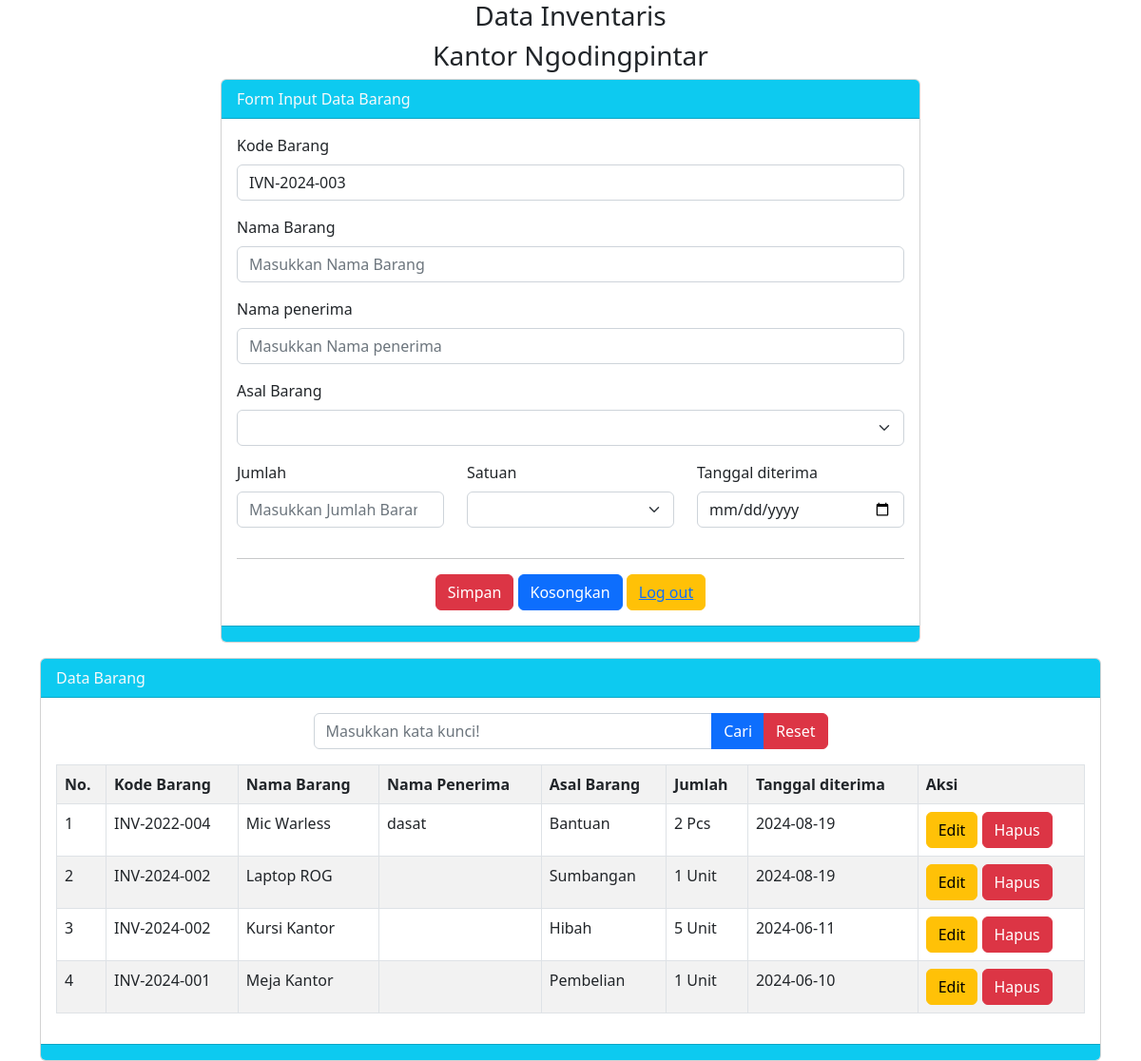
Page /indexs.php on the committed database.
### tables this page shows
CREATE TABLE `tbbarang` (
  `id_barang` int(11) NOT NULL,
  `kode` varchar(15) NOT NULL,
  `nama` varchar(100) NOT NULL,
  `asal` varchar(25) NOT NULL,
  `jumlah` int(4) NOT NULL,
  `satuan` varchar(15) NOT NULL,
  `tanggal_diterima` date NOT NULL,
  `tanggal_simpan` timestamp NOT NULL DEFAULT current_timestamp() ON UPDATE current_timestamp(),
  `nama_penerima` varchar(25) NOT NULL
);

### indexs.php (the view, shortened to what this page needs)
<?php
$server = "localhost";
$user = "root";
$password = "";
$database = "crud";
$koneksi = mysqli_connect($server, $user, $password, $database) or die(mysqli_error($koneksi));
$q = mysqli_query($koneksi, "SELECT kode FROM tbbarang order by kode desc limit 1");
$datax = mysqli_fetch_array($q);
if ($datax) {
    $no_terakhir = substr($datax['kode'], -3);
    $no = $no_terakhir + 1;
    if ($no > 0 and $no < 10) {
        $kode = "00" . $no;
    } else if ($no > 10 and $no < 100) {
        $kode = "0" . $no;
    } else if ($no > 100) {
        $kode = $no;
    }
} else {
    $kode = "001";
}
$tahun = date('Y');
$vkode = "IVN-" . $tahun . '-' . $kode;
$vnama = "";
$vnama_penerima = "";
$vasal = "";
$vjumlah = "";
$vsatuan = "";
$vtanggal_diterima = "";
?>
<!doctype html>
<html lang="en">
<head>
    <link href="https://cdn.jsdelivr.net/npm/bootstrap@5.2.0-beta1/dist/css/bootstrap.min.css" rel="stylesheet"
>
</head>
<body>
    <div class="container">
        <h3 class="text-center">Data Inventaris</h3>
        <h3 class="text-center">Kantor Ngodingpintar</h3>
        <div class="row">
            <div class="col-md-8 mx-auto">
                <div class="card">
                    <div class="card-header bg-info text-light">
                        Form Input Data Barang
                    </div>
                    <div class="card-body">
                        <form method="POST">
                            <div class="mb-3">
                                <label class="form-label">Kode Barang</label>
                                <input type="text" name="tkode" value="<?= $vkode ?>" class="form-control"
                                    placeholder="Masukkan Kode Barang">
                            </div>
                            <div class="mb-3">
                                <label class="form-label">Nama Barang</label>
                                <input type="text" name="tnama" value="<?= $vnama ?>" class="form-control"
                                    placeholder="Masukkan Nama Barang">
                            </div>
                            <div class="mb-3">
                                <label class="form-label">Nama penerima</label>
                                <input type="text" name="tnama_penerima" value="<?= $vnama_penerima ?>" class="form-control"
                                    placeholder="Masukkan Nama penerima">
                            </div>
                            <div class="mb-3">
                                <label class="form-label">Asal Barang</label>
                                <select class="form-select" name="tasal">
                                    <option value="<?= $vasal ?>"><?= $vasal ?></option>
                                    <option value="Pembelian">Pembelian</option>
                                </select>
                            </div>
                            <div class="row">
                                <div class="col">
                                    <div class="mb-3">
                                        <label class="form-label">Jumlah</label>
                                        <input type="number" name="tjumlah" value="<?= $vjumlah ?>" class="form-control"
                                            placeholder="Masukkan Jumlah Barang">
                                    </div>
                                </div>
                                <div class="col">
                                    <div class="mb-3">
                                        <label class="form-label">Satuan</label>
                                        <select class="form-select" name="tsatuan">
                                            <option value="<?= $vsatuan ?>"><?= $vsatuan ?></option>
                                            <option value="Unit">Unit</option>
                                        </select>
                                    </div>
                                </div>
                                <div class="col">
                                    <div class="mb-3">
                                        <label class="form-label">Tanggal diterima</label>
                                        <input type="date" name="ttanggal_diterima" value="<?= $vtanggal_diterima ?>"
                                            class="form-control" placeholder="Masukkan Jumlah Barang">
                                    </div>
                                </div>
                                <div class="text-center">
                                    <hr>
                                    <button class="btn btn-danger" name="bsimpan" type="submit">Simpan</button>
                                    <button class="btn btn-primary" name="bkosongkan" type="reset">Kosongkan</button>
                                    <button class="btn btn-warning"><a href="index.php">Log out</a></button>
                                </div>
                            </div>
                        </form>
                    </div>
                    <div class="card-footer bg-info">
                    </div>
                </div>
            </div>
        </div>
        <div class="card mt-3">
            <div class="card-header bg-info text-light">
                Data Barang
            </div>
            <div class="card-body">
                <div class="col-md-6 mx-auto">
                    <form method="POST">
                        <div class="input-group mb-3">
                            <input type="text" name="tcari" value="<?= @$_POST['tcari'] ?>" class="form-control"
                                placeholder="Masukkan kata kunci!">
                            <button class="btn btn-primary" name="bcari" type="submit">Cari</button>
                            <button class="btn btn-danger" name="breset" type="submit">Reset</button>
                        </div>
                    </form>
                </div>
                <table class="table table-striped table-hover table-bordered">
                    <tr>
                        <th>No.</th>
                        <th>Kode Barang</th>
                        <th>Nama Barang</th>
                        <th>Nama Penerima</th>
                        <th>Asal Barang</th>
                        <th>Jumlah</th>
                        <th>Tanggal diterima</th>
                        <th>Aksi</th>
                    </tr>
                    <?php
                    $no = 1;
                    if (isset($_POST['bcari'])) {
                        $keyword = $_POST['tcari'];
                        $q = "SELECT * FROM tbbarang WHERE kode like '%$keyword%' or nama like  '%$keyword%' or nama_penerima like '%$keyword%' or asal like '%$keyword%' order by id_barang desc  ";
                    } else {
                        $q = "SELECT * FROM tbbarang order by id_barang desc";
                    }
                    $tampil = mysqli_query($koneksi, $q);
                    while ($data = mysqli_fetch_array($tampil)) :
                    ?>
                    <tr>
                        <td><?= $no++ ?></td>
                        <td><?= $data['kode'] ?></td>
                        <td><?= $data['nama'] ?></td>
                        <td><?= $data['nama_penerima'] ?></td>
                        <td><?= $data['asal'] ?></td>
                        <td><?= $data['jumlah'] ?> <?= $data['satuan'] ?></td>
                        <td><?= $data['tanggal_diterima'] ?></td>
                        <td>
                            <a href="indexs.php?hal=edit&id=<?= $data['id_barang'] ?>" class="btn btn-warning">Edit</a>
                            <a href="indexs.php?hal=hapus&id=<?= $data['id_barang'] ?>" class="btn btn-danger"
                                onclick="return confirm('Apakah anda Yakin akan Hapus Data ini?')">Hapus</a>
                        </td>
                    </tr>
                    <?php endwhile; ?>
                </table>
            </div>
            <div class="card-footer bg-info">
            </div>
        </div>
    </div>
</body>
</html>

### rows in the picture
tbbarang: kode "INV-2022-004", nama "Mic Warless", nama_penerima "dasat", asal "Bantuan", jumlah "2", satuan "Pcs", tanggal_diterima "2024-08-19"
tbbarang: kode "INV-2024-002", nama "Laptop ROG", asal "Sumbangan", jumlah "1", satuan "Unit", tanggal_diterima "2024-08-19"
tbbarang: kode "INV-2024-002", nama "Kursi Kantor", asal "Hibah", jumlah "5", satuan "Unit", tanggal_diterima "2024-06-11"
tbbarang: kode "INV-2024-001", nama "Meja Kantor", asal "Pembelian", jumlah "1", satuan "Unit", tanggal_diterima "2024-06-10"
